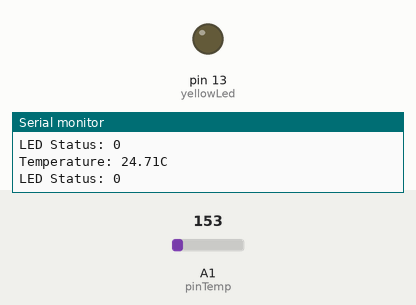
This sketch was run on a simulated Arduino Uno, built with avr-gcc and run on an emulated ATmega328P. Parts: output pins drawn as LEDs (lit = HIGH), the last lines printed to the serial monitor. Inputs (shaded band) come from the test bench; at power-on: A1 (pinTemp) = 153.

Above: at 1.8 s.
1.9 s: A1 (pinTemp) set to 170
At 2.7 s:
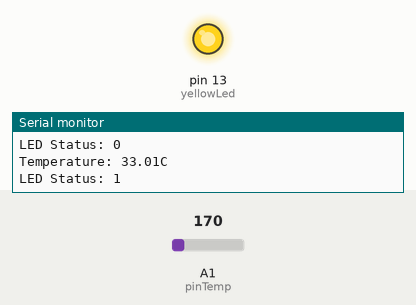
3.5 s: A1 (pinTemp) set to 133
At 4.3 s:
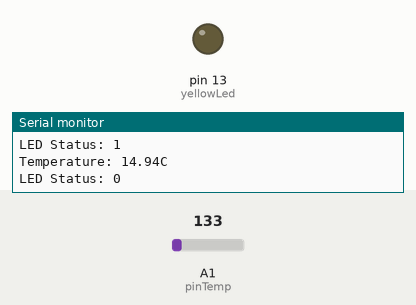
5.5 s: A1 (pinTemp) set to 165
At 7.0 s:
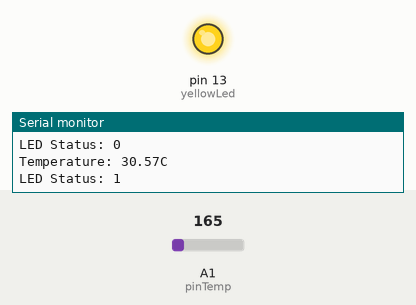
Timing chart, 0 to 8.5 s (numbered marks = the images above; inputs shaded):
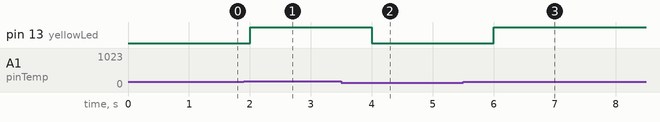

Measured:
- the behaviour switches between 153 and 154 on A1 (pinTemp) (found by bisection; images 0 and 1)
- after the input at 1.9 s, pin 13 (yellowLed): LOW → HIGH after 0.10 s
- after the input at 3.5 s, pin 13 (yellowLed): HIGH → LOW after 0.50 s
- after the input at 5.5 s, pin 13 (yellowLed): LOW → HIGH after 0.51 s

The sketch:

Task1.1P.ino
```cpp
// Outputs
int yellowLed = 13;

// Inputs
int pinTemp = A1;

// Global vars
float tempThreshold = 25.0f;


// Main
void setup()
{
  	// Initialise serial connection
  	Serial.begin(9600);

  	// Set actuators
	pinMode(yellowLed, OUTPUT);
}

void loop()
{
  	// Get temperature from sensor and convert to celcius
	float temp = ConvertToCelcius(analogRead(pinTemp));

  	// Determine if LED should be on from temp threshold
  	if (temp >= tempThreshold)
      	digitalWrite(yellowLed, HIGH);
  	else
      	digitalWrite(yellowLed, LOW);

  	// Print the sensor and actuator values
  	Serial.println("Temperature: " + String(temp) + "C");
  	Serial.println("LED Status: " + String(digitalRead(yellowLed)));

  	// Wait one second
    delay(1000);
}

// Logic adapted from https://bc-robotics.com/tutorials/using-a-tmp36-temperature-sensor-with-arduino/
float ConvertToCelcius(int tmpVolt)
{
  	// Get temp from max voltage range (1024)
	float temp = (double)tmpVolt / 1024;
	temp = temp * 5;
	temp = temp - 0.5;
	temp = temp * 100;
  	return temp;
}
```
